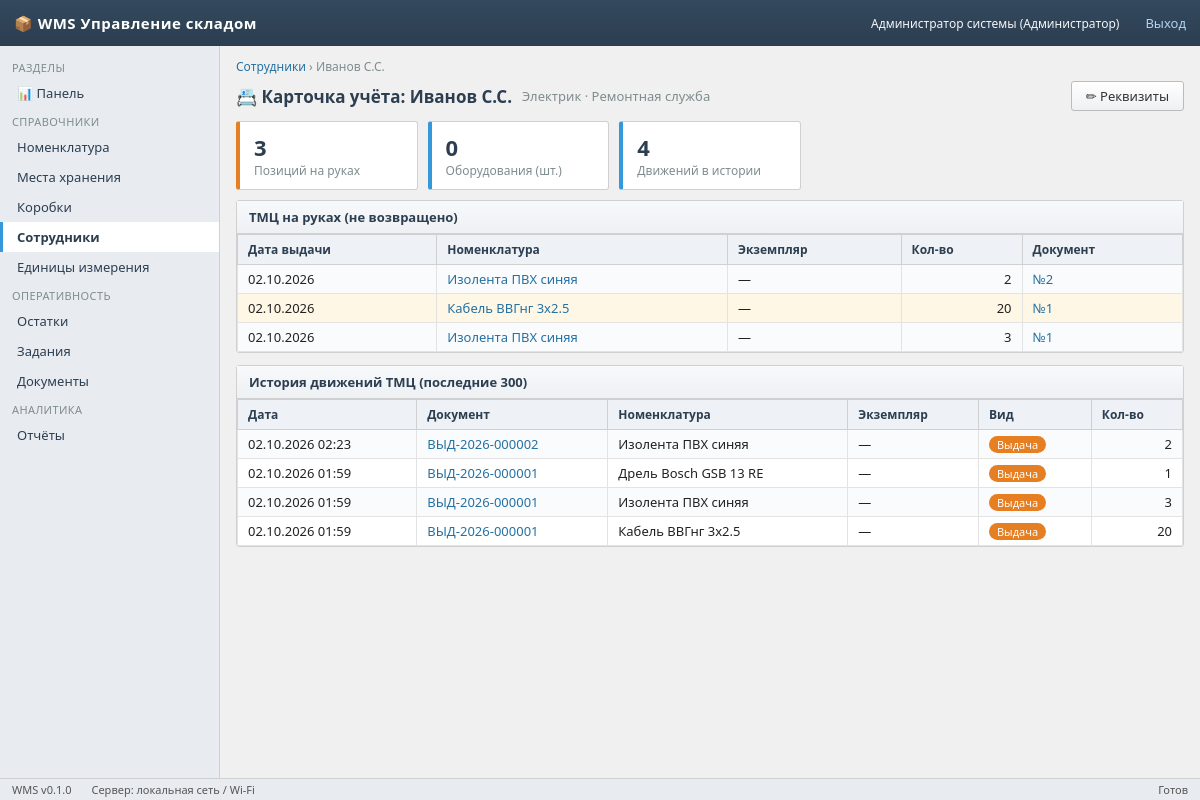
/employees/1/card (signed in), run on the app's committed database.
### app/models/models.py (models this page shows)
class User(Base):
    __tablename__ = "users"
    id: Mapped[int] = mapped_column(primary_key=True)
    username: Mapped[str] = mapped_column(String(64), unique=True, index=True)
    password_hash: Mapped[str] = mapped_column(String(128), default="")
    full_name: Mapped[str] = mapped_column(String(128), default="")
    role: Mapped[str] = mapped_column(String(16), default="worker")  # admin/controller/worker
    pin_code: Mapped[str] = mapped_column(String(8), default="")
    is_active: Mapped[bool] = mapped_column(Boolean, default=True)
    created_at: Mapped[datetime] = mapped_column(DateTime, default=datetime.utcnow)
    employee = relationship("Employee", back_populates="user", uselist=False)

class Employee(Base):
    __tablename__ = "employees"
    id: Mapped[int] = mapped_column(primary_key=True)
    full_name: Mapped[str] = mapped_column(String(128), index=True)
    position: Mapped[str] = mapped_column(String(128), default="")
    department: Mapped[str] = mapped_column(String(128), default="")
    is_active: Mapped[bool] = mapped_column(Boolean, default=True)
    user_id: Mapped[int | None] = mapped_column(ForeignKey("users.id"), nullable=True)
    created_at: Mapped[datetime] = mapped_column(DateTime, default=datetime.utcnow)
    user = relationship("User", back_populates="employee")

class IssuedItem(Base):
    __tablename__ = "issued_items"
    id: Mapped[int] = mapped_column(primary_key=True)
    employee_id: Mapped[int] = mapped_column(ForeignKey("employees.id"), index=True)
    nomenclature_id: Mapped[int] = mapped_column(ForeignKey("nomenclature.id"), index=True)
    asset_instance_id: Mapped[int | None] = mapped_column(ForeignKey("asset_instances.id"), nullable=True)
    qty: Mapped[float] = mapped_column(Float, default=0.0)
    document_id: Mapped[int | None] = mapped_column(ForeignKey("documents.id"), nullable=True)
    status: Mapped[str] = mapped_column(String(16), default="open", index=True)  # open/closed
    issued_at: Mapped[datetime] = mapped_column(DateTime, default=datetime.utcnow)
    closed_at: Mapped[datetime | None] = mapped_column(DateTime, nullable=True)
    employee = relationship("Employee")
    nomenclature = relationship("Nomenclature")
    asset_instance = relationship("AssetInstance")

class Nomenclature(Base):
    __tablename__ = "nomenclature"
    id: Mapped[int] = mapped_column(primary_key=True)
    name: Mapped[str] = mapped_column(String(256), index=True)
    sku: Mapped[str] = mapped_column(String(64), unique=True, index=True)
    type: Mapped[str] = mapped_column(String(16), default="consumable")  # consumable/asset
    unit_id: Mapped[int | None] = mapped_column(ForeignKey("units.id"))
    description: Mapped[str] = mapped_column(Text, default="")
    photo_path: Mapped[str] = mapped_column(String(256), default="")
    is_active: Mapped[bool] = mapped_column(Boolean, default=True)
    created_at: Mapped[datetime] = mapped_column(DateTime, default=datetime.utcnow)
    updated_at: Mapped[datetime] = mapped_column(DateTime, default=datetime.utcnow,
                                                 onupdate=datetime.utcnow)
    unit = relationship("Unit")
    instances = relationship("AssetInstance", back_populates="nomenclature")

class StockMovement(Base):
    __tablename__ = "stock_movements"
    id: Mapped[int] = mapped_column(primary_key=True)
    document_id: Mapped[int | None] = mapped_column(ForeignKey("documents.id"), index=True)
    nomenclature_id: Mapped[int] = mapped_column(ForeignKey("nomenclature.id"), index=True)
    asset_instance_id: Mapped[int | None] = mapped_column(ForeignKey("asset_instances.id"), nullable=True)
    location_id: Mapped[int | None] = mapped_column(ForeignKey("locations.id"), nullable=True)
    employee_id: Mapped[int | None] = mapped_column(ForeignKey("employees.id"), nullable=True)
    qty: Mapped[float] = mapped_column(Float, default=0.0)
    movement_type: Mapped[str] = mapped_column(String(16), index=True)
    created_at: Mapped[datetime] = mapped_column(DateTime, default=datetime.utcnow)
    document = relationship("Document")
    nomenclature = relationship("Nomenclature")
    employee = relationship("Employee")
    location = relationship("Location")

class Document(Base):
    __tablename__ = "documents"
    id: Mapped[int] = mapped_column(primary_key=True)
    number: Mapped[str] = mapped_column(String(32), unique=True, index=True)
    type: Mapped[str] = mapped_column(String(32))  # ISSUE/WRITEOFF/RETURN/MOVE
    task_id: Mapped[int | None] = mapped_column(ForeignKey("tasks.id"), nullable=True)
    status: Mapped[str] = mapped_column(String(16), default="posted")  # draft/posted/cancelled
    created_by: Mapped[int | None] = mapped_column(ForeignKey("users.id"), nullable=True)
    created_at: Mapped[datetime] = mapped_column(DateTime, default=datetime.utcnow)
    posted_at: Mapped[datetime | None] = mapped_column(DateTime, nullable=True)
    task = relationship("Task")

### app/api/ops.py (the view)
@router.get("/employees/{eid}/card", response_class=HTMLResponse)
def employee_card(request: Request, eid: int, db: Session = Depends(get_db)):
    u = require_role(request, db, ROLE)
    if not u:
        return redir_login()
    emp = db.get(Employee, eid)
    if not emp:
        return RedirectResponse("/employees", status_code=303)
    open_items = (db.query(IssuedItem).filter_by(employee_id=eid, status="open")
                  .order_by(IssuedItem.issued_at.desc()).all())
    history = (db.query(StockMovement).filter_by(employee_id=eid)
               .order_by(StockMovement.created_at.desc()).limit(300).all())
    assets = db.query(AssetInstance).filter_by(employee_id=eid, status="issued").all()
    return templates.TemplateResponse("employee_card.html", {
        "request": request, "user": u, "emp": emp, "open_items": open_items,
        "history": history, "assets": assets,
        "app_title": "WMS Управление складом", "active": "employees"})

### app/templates/employee_card.html (shortened to what this page needs)
{% extends "base.html" %}
{% block content %}
<div class="breadcrumb"><a href="/employees">Сотрудники</a> › {{ emp.full_name }}</div>
<div class="page-head">
  <h1>📇 Карточка учёта: {{ emp.full_name }}</h1>
  <span class="muted">{{ emp.position }}{% if emp.department %} · {{ emp.department }}{% endif %}</span>
  <a class="btn" href="/employees?q={{ emp.id }}">✏ Реквизиты</a>
</div>
<div class="stat-grid mb">
  <div class="stat-card" style="border-left-color:#e67e22"><div class="v">{{ open_items|length }}</div><div class="t">Позиций на руках</div></div>
  <div class="stat-card"><div class="v">{{ assets|length }}</div><div class="t">Оборудования (шт.)</div></div>
  <div class="stat-card"><div class="v">{{ history|length }}</div><div class="t">Движений в истории</div></div>
</div>
<div class="panel"><div class="panel-head">ТМЦ на руках (не возвращено)</div>
<table class="grid">
  <tr><th>Дата выдачи</th><th>Номенклатура</th><th>Экземпляр</th><th class="num">Кол-во</th><th>Документ</th></tr>
  {% for i in open_items %}
  <tr style="background:#fff7e6">
    <td>{{ i.issued_at.strftime('%d.%m.%Y') }}</td>
    <td><a href="/nomenclature/{{ i.nomenclature_id }}">{{ i.nomenclature.name if i.nomenclature else '?' }}</a></td>
    <td>{% if i.asset_instance %}<code>{{ i.asset_instance.serial_number }}</code>{% else %}—{% endif %}</td>
    <td class="num">{{ '%g'|format(i.qty) }}</td>
    <td>{% if i.document_id %}<a href="/documents/{{ i.document_id }}">№{{ i.document_id }}</a>{% else %}—{% endif %}</td>
  </tr>
  {% else %}<tr><td colspan="5" class="muted center">Всё возвращено ✔</td></tr>{% endfor %}
</table></div>
<div class="panel"><div class="panel-head">История движений ТМЦ (последние 300)</div>
<table class="grid">
  <tr><th>Дата</th><th>Документ</th><th>Номенклатура</th><th>Экземпляр</th><th>Вид</th><th class="num">Кол-во</th></tr>
  {% for m in history %}
  <tr>
    <td>{{ m.created_at.strftime('%d.%m.%Y %H:%M') }}</td>
    <td>{% if m.document %}<a href="/documents/{{ m.document_id }}">{{ m.document.number }}</a>{% else %}—{% endif %}</td>
    <td>{{ m.nomenclature.name if m.nomenclature else '?' }}</td>
    <td>{% if m.asset_instance %}<code>{{ m.asset_instance.serial_number }}</code>{% else %}—{% endif %}</td>
    <td>{% if m.movement_type=='ISSUE' %}<span class="badge orange">Выдача</span>
        {% elif m.movement_type=='RETURN' %}<span class="badge green">Возврат</span>
        {% elif m.movement_type=='WRITEOFF' %}<span class="badge red">Списание</span>
        {% else %}<span class="badge gray">{{ m.movement_type }}</span>{% endif %}</td>
    <td class="num">{{ '%g'|format(m.qty) }}</td>
  </tr>
  {% else %}<tr><td colspan="6" class="muted center">Движений нет</td></tr>{% endfor %}
</table></div>
{% endblock %}

### app/templates/base.html (shortened to what this page needs)
<!doctype html>
<html lang="ru">
<head>
<link rel="stylesheet" href="/static/wms.css">
</head>
<body>
<div class="topbar">
  <span class="logo">📦 {{ app_title }}</span>
  {% if user %}
    <span class="user">{{ user.full_name or user.username }}
      ({{ {'admin':'Администратор','controller':'Контролёр','worker':'Складской рабочий'}[user.role] }})</span>
    <a href="/logout">Выход</a>
  {% endif %}
</div>
{% if user %}
<nav class="sidebar">
  <div class="section">Разделы</div>
  <a class="nav-item {% if active=='dashboard' %}active{% endif %}" href="/">📊 Панель</a>
  <div class="section">Справочники</div>
  <a class="nav-item {% if active=='nomenclature' %}active{% endif %}" href="/nomenclature">Номенклатура</a>
  <a class="nav-item {% if active=='locations' %}active{% endif %}" href="/locations">Места хранения</a>
  <a class="nav-item {% if active=='boxes' %}active{% endif %}" href="/boxes">Коробки</a>
  <a class="nav-item {% if active=='employees' %}active{% endif %}" href="/employees">Сотрудники</a>
  <a class="nav-item {% if active=='units' %}active{% endif %}" href="/units">Единицы измерения</a>
  <div class="section">Оперативность</div>
  <a class="nav-item {% if active=='stock' %}active{% endif %}" href="/stock">Остатки</a>
  <a class="nav-item {% if active=='tasks' %}active{% endif %}" href="/tasks">Задания</a>
  <a class="nav-item {% if active=='documents' %}active{% endif %}" href="/documents">Документы</a>
  <div class="section">Аналитика</div>
  <a class="nav-item {% if active=='reports' %}active{% endif %}" href="/reports">Отчёты</a>
</nav>
{% endif %}
<main class="main" {% if not user %}style="margin-left:0"{% endif %}>
{% block content %}{% endblock %}
</main>
<div class="statusbar">
  <span>WMS v0.1.0</span>
  <span>Сервер: локальная сеть / Wi-Fi</span>
  <span style="margin-left:auto">{% block status_right %}Готов{% endblock %}</span>
</div>
</body>
</html>

### app/static/wms.css (style rules this page uses)
:root { --bg: #f0f0f0; --panel: #ffffff; --head: #2c3e50; --btn: #3498db; --ok: #27ae60; --danger: #e74c3c; --border: #d0d0d0; }
* { box-sizing: border-box; margin: 0; padding: 0; }
body { font-family: "Segoe UI", Tahoma, Arial, sans-serif; background: var(--bg); color: #222; font-size: 13px; }
a { color: #2471a3; text-decoration: none; }
.topbar { height: 46px; background: linear-gradient(#34495e, #2c3e50); color: #fff; display: flex; align-items: center; padding: 0 14px; gap: 14px; position: fixed; top: 0; left: 0; right: 0; z-index: 100; }
.topbar .logo { font-weight: bold; font-size: 15px; letter-spacing: .5px; }
.topbar .user { font-size: 12px; opacity: .95; }
.topbar a { color: #aed6f1; margin-left: 12px; }
.sidebar { position: fixed; top: 46px; bottom: 22px; left: 0; width: 220px; background: #e8ecf1; border-right: 1px solid var(--border); overflow-y: auto; padding: 8px 0; }
.sidebar .section { padding: 6px 12px 3px; font-size: 11px; color: #7f8c8d; text-transform: uppercase; letter-spacing: .4px; }
.sidebar a.nav-item { display: block; padding: 6px 14px; color: #2c3e50; border-left: 3px solid transparent; }
.sidebar a.nav-item.active { background: #fff; border-left-color: var(--btn); font-weight: 600; }
.main { margin: 46px 0 22px 220px; padding: 12px 16px; }
.page-head { display: flex; align-items: center; gap: 10px; margin-bottom: 10px; }
.page-head h1 { font-size: 17px; color: var(--head); }
.breadcrumb { color: #7f8c8d; font-size: 12px; margin-bottom: 6px; }
.btn { display: inline-block; padding: 5px 14px; border-radius: 3px; border: 1px solid #bbb; background: linear-gradient(#fff, #eef0f2); color: #333; cursor: pointer; font-size: 13px; }
.panel { background: var(--panel); border: 1px solid var(--border); border-radius: 3px; margin-bottom: 12px; }
.panel > .panel-head { background: linear-gradient(#f7f9fb, #eef1f4); padding: 7px 12px; border-bottom: 1px solid var(--border); font-weight: 600; color: var(--head); }
table.grid { width: 100%; border-collapse: collapse; }
table.grid th { background: #eef1f5; color: var(--head); text-align: left; padding: 6px 10px; border: 1px solid var(--border); font-size: 12px; white-space: nowrap; }
table.grid td { padding: 5px 10px; border: 1px solid #e3e3e3; vertical-align: top; }
table.grid tr:nth-child(even) td { background: #fafbfc; }
.num { text-align: right; font-variant-numeric: tabular-nums; }
.badge { display: inline-block; padding: 1px 8px; border-radius: 9px; font-size: 11px; color: #fff; background: #95a5a6; white-space: nowrap; }
.badge.orange { background: #e67e22; }
.statusbar { position: fixed; bottom: 0; left: 0; right: 0; height: 22px; line-height: 22px; background: #e8ecf1; border-top: 1px solid var(--border); font-size: 11px; color: #555; padding: 0 12px; display: flex; gap: 20px; z-index: 100; }
.stat-grid { display: grid; grid-template-columns: repeat(auto-fill, minmax(170px, 1fr)); gap: 10px; }
.stat-card { background: var(--panel); border: 1px solid var(--border); border-left: 4px solid var(--btn); border-radius: 3px; padding: 10px 14px; }
.stat-card .v { font-size: 22px; font-weight: 700; color: var(--head); }
.stat-card .t { color: #7f8c8d; font-size: 12px; }
.muted { color: #7f8c8d; }
.mb { margin-bottom: 10px; }

### data on the page
User: full_name "Администратор системы", role "Администратор"
Employee: full_name "Иванов С.С.", position "Электрик", department "Ремонтная служба"
IssuedItem: issued_at "02.10.2026", nomenclature "Изолента ПВХ синяя", qty "2", document_id "2"
IssuedItem: issued_at "02.10.2026", nomenclature "Кабель ВВГнг 3х2.5", qty "20", document_id "1"
IssuedItem: issued_at "02.10.2026", nomenclature "Изолента ПВХ синяя", qty "3", document_id "1"
StockMovement: created_at "02.10.2026 02:23", document.number "ВЫД-2026-000002", nomenclature "Изолента ПВХ синяя", movement_type "Выдача", qty "2"
StockMovement: created_at "02.10.2026 01:59", document.number "ВЫД-2026-000001", nomenclature "Дрель Bosch GSB 13 RE", movement_type "Выдача", qty "1"
StockMovement: created_at "02.10.2026 01:59", document.number "ВЫД-2026-000001", nomenclature "Изолента ПВХ синяя", movement_type "Выдача", qty "3"
StockMovement: created_at "02.10.2026 01:59", document.number "ВЫД-2026-000001", nomenclature "Кабель ВВГнг 3х2.5", movement_type "Выдача", qty "20"

### other printed values
{{ app_title }} "WMS Управление складом"
{{ open_items|length }} "3"
{{ assets|length }} "0"
{{ history|length }} "4"
